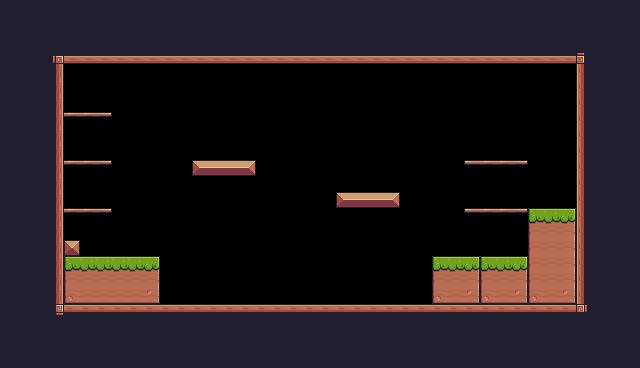

This is a level from a 2D game, rendered from its Tiled map with the project's own tilesets. A one-line summary and the complete map file follow:
An orthogonal 40x23 tile map with 16x16 px tiles, 1 tile layer (Background) and 30 objects (11x Fruit, 5x Platform, Player, Saw, Checkpoint, ...).

<map version="1.10" tiledversion="1.10.1" orientation="orthogonal" renderorder="right-down" width="40" height="23" tilewidth="16" tileheight="16" infinite="0" nextlayerid="4" nextobjectid="38">
 <tileset firstgid="1" source="Pixel Adventure.tsx" />
 <layer id="1" name="Background" width="40" height="23">
  <properties>
   <property name="BackgroundColor" value="black" />
  </properties>
  <data encoding="csv">
24,24,24,24,24,24,24,24,24,24,24,24,24,24,24,24,24,24,24,24,24,24,24,24,24,24,24,24,24,24,24,24,24,24,24,24,24,24,24,24,
24,24,24,24,24,24,24,24,24,24,24,24,24,24,24,24,24,24,24,24,24,24,24,24,24,24,24,24,24,24,24,24,24,24,24,24,24,24,24,24,
24,24,24,24,24,24,24,24,24,24,24,24,24,24,24,24,24,24,24,24,24,24,24,24,24,24,24,24,24,24,24,24,24,24,24,24,24,24,24,24,
24,24,24,92,134,134,134,134,134,134,134,134,134,134,134,134,134,134,134,134,134,134,134,134,134,134,134,134,134,134,134,134,134,134,134,134,93,24,24,24,
24,24,24,113,0,0,0,0,0,0,0,0,0,0,0,0,0,0,0,0,0,0,0,0,0,0,0,0,0,0,0,0,0,0,0,0,111,24,24,24,
24,24,24,113,0,0,0,0,0,0,0,0,0,0,0,0,0,0,0,0,0,0,0,0,0,0,0,0,0,0,0,0,0,0,0,0,111,24,24,24,
24,24,24,113,0,0,0,0,0,0,0,0,0,0,0,0,0,0,0,0,0,0,0,0,0,0,0,0,0,0,0,0,0,0,0,0,111,24,24,24,
24,24,24,113,41,41,42,0,0,0,0,0,0,0,0,0,0,0,0,0,0,0,0,0,0,0,0,0,0,0,0,0,0,0,0,0,111,24,24,24,
24,24,24,113,0,0,0,0,0,0,0,0,0,0,0,0,0,0,0,0,0,0,0,0,0,0,0,0,0,0,0,0,0,0,0,0,111,24,24,24,
24,24,24,113,0,0,0,0,0,0,0,0,0,0,0,0,0,0,0,0,0,0,0,0,0,0,0,0,0,0,0,0,0,0,0,0,111,24,24,24,
24,24,112,113,41,41,42,0,0,0,0,0,13,14,14,15,0,0,0,0,0,0,0,0,0,0,0,0,0,40,41,41,42,0,0,0,111,24,24,24,
24,24,112,113,0,0,0,0,0,0,0,0,0,0,0,0,0,0,0,0,0,0,0,0,0,0,0,0,0,0,0,0,0,0,0,0,111,24,24,24,
24,24,112,113,0,0,0,0,0,0,0,0,0,0,0,0,0,0,0,0,0,13,14,14,15,0,0,0,0,0,0,0,0,0,0,0,111,24,24,24,
24,24,112,113,41,41,42,0,0,0,0,0,0,0,0,0,0,0,0,0,0,0,0,0,0,0,0,0,0,40,41,41,42,7,8,9,111,24,24,24,
24,24,112,113,0,0,0,0,0,0,0,0,0,0,0,0,0,0,0,0,0,0,0,0,0,0,0,0,0,0,0,0,0,29,30,31,111,24,24,24,
24,24,24,113,35,0,0,0,0,0,0,0,0,0,0,0,0,0,0,0,0,0,0,0,0,0,0,0,0,0,0,0,0,29,30,31,111,24,24,24,
24,24,24,113,7,8,8,8,8,9,0,0,0,0,0,0,0,0,0,0,0,0,0,0,0,0,0,7,8,9,7,8,9,29,30,31,111,24,24,24,
24,24,24,113,29,30,30,30,30,31,0,0,0,0,0,0,0,0,0,0,0,0,0,0,0,0,0,29,30,31,29,30,31,29,30,31,111,24,24,24,
24,24,24,113,51,52,52,52,52,53,0,0,0,0,0,0,0,0,0,0,0,0,0,0,0,0,0,51,52,53,51,52,53,51,52,53,111,24,24,24,
24,24,24,114,90,90,90,90,90,90,90,90,90,90,90,90,90,90,90,90,90,90,90,90,90,90,90,90,90,90,90,90,90,90,90,90,115,24,24,24,
24,24,24,24,24,24,24,24,24,24,24,24,24,24,24,24,24,24,24,24,24,24,24,24,24,24,24,24,24,24,24,24,24,24,24,24,24,24,24,24,
24,24,24,24,24,24,24,24,24,24,24,24,24,24,24,24,24,24,24,24,24,24,24,24,24,24,24,24,24,24,24,24,24,24,24,24,24,24,24,24,
24,24,24,24,24,24,24,24,24,24,24,24,24,24,24,24,24,24,24,24,24,24,24,24,24,24,24,24,24,24,24,24,24,24,24,24,24,24,24,24
</data>
 </layer>
 <objectgroup id="2" name="Spawnpoints">
  <object id="4" name="Player" type="Player" x="128" y="224" width="32" height="32" />
  <object id="21" name="Bananas" type="Fruit" x="80" y="80" width="32" height="32" />
  <object id="22" name="Orange" type="Fruit" x="80" y="128" width="32" height="32" />
  <object id="23" name="Apple" type="Fruit" x="80" y="176" width="32" height="32" />
  <object id="24" name="Cherries" type="Fruit" x="192" y="128" width="32" height="32" />
  <object id="25" name="Cherries" type="Fruit" x="224" y="128" width="32" height="32" />
  <object id="26" name="Cherries" type="Fruit" x="208" y="96" width="32" height="32" />
  <object id="27" name="Cherries" type="Fruit" x="336" y="160" width="32" height="32" />
  <object id="28" name="Cherries" type="Fruit" x="368" y="160" width="32" height="32" />
  <object id="29" name="Cherries" type="Fruit" x="352" y="128" width="32" height="32" />
  <object id="30" name="Kiwi" type="Fruit" x="480" y="128" width="32" height="32" />
  <object id="31" name="Kiwi" type="Fruit" x="480" y="176" width="32" height="32" />
  <object id="34" type="Saw" x="288" y="128" width="32" height="32">
   <properties>
    <property name="isVertical" type="bool" value="true" />
    <property name="offNeg" type="float" value="4" />
    <property name="offPos" type="float" value="3" />
   </properties>
  </object>
  <object id="36" type="Checkpoint" x="512" y="144" width="64" height="64" />
  <object id="37" name="Chicken" type="Chicken" x="336" y="272" width="32" height="32">
   <properties>
    <property name="offNeg" type="float" value="12" />
    <property name="offPos" type="float" value="5" />
   </properties>
  </object>
 </objectgroup>
 <objectgroup id="3" name="Collisions">
  <object id="7" x="48" y="48" width="16" height="272" />
  <object id="8" x="64" y="48" width="528" height="16" />
  <object id="9" x="576" y="64" width="16" height="256" />
  <object id="10" x="64" y="304" width="512" height="16" />
  <object id="11" x="64" y="240" width="16" height="16" />
  <object id="12" x="64" y="256" width="96" height="48" />
  <object id="13" x="192" y="160" width="64" height="16" />
  <object id="14" x="336" y="192" width="64" height="16" />
  <object id="15" x="432" y="256" width="96" height="48" />
  <object id="16" type="Platform" x="464" y="208" width="64" height="16" />
  <object id="17" type="Platform" x="464" y="160" width="64" height="16" />
  <object id="18" type="Platform" x="64" y="160" width="48" height="16" />
  <object id="19" type="Platform" x="64" y="112" width="48" height="16" />
  <object id="20" type="Platform" x="64" y="208" width="48" height="16" />
  <object id="35" x="528" y="208" width="48" height="96" />
 </objectgroup>
</map>
